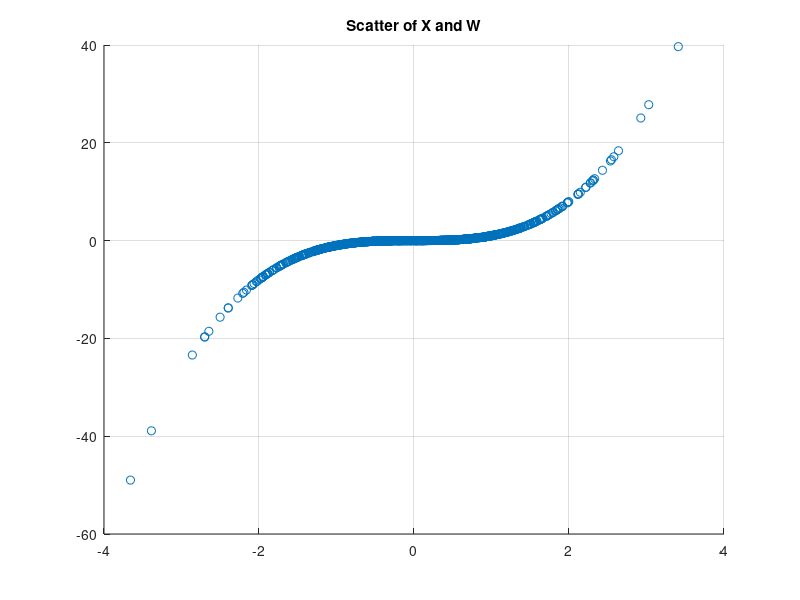

This figure's MATLAB source:
% Problem 2 Part (b)
u = randn(1000, 1);
y = 5 .* u;
scatter(u, y); grid on; title('Scatter of X and Y, a = 5');
% % From the graph, because our correlation coefficient has an absolute
% % value of one, we deduce that the relationship is perfectly linear

% Problem 2 Part (c)
y = -4 .* u;
scatter(u, y); grid on; title('Scatter of X and Y, a = -4');
% % Like part (b), we still have a perfectly linear relationship, albeit
% % this time our slope is negative (as a is negative)

% Problem 2 Part (d)
z = u .* u;
scatter(u, z); grid on; title('Scatter of X and Z');
% % From the graph, we see that the correlation coefficient is 0, which
% % makes sense since averaging all the slopes will give us 0, different
% % from a linear relationship, as seen in the first two parts

% Problem 2 Part (e)
w = z .* u;
scatter(u, w); grid on; title('Scatter of X and W');
% % From the graph, we see a cubic relationship between X and W, since the 
% % correlation coefficient that is neither 0 nor has an absolute value
% % of one